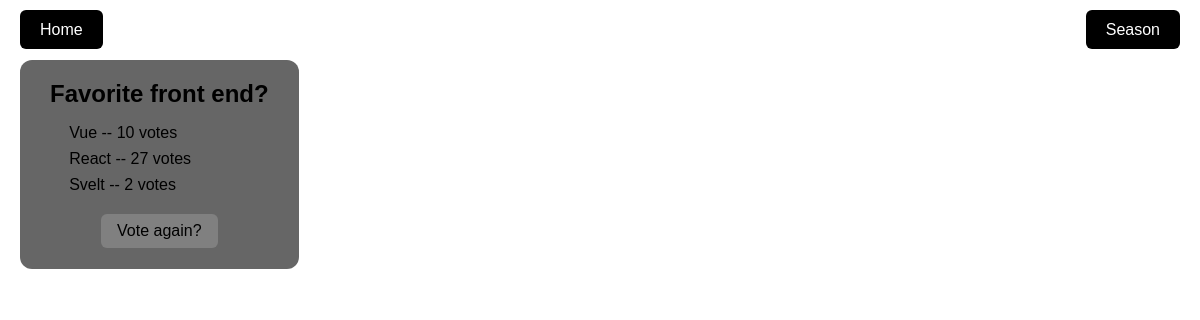
The page /polls/6/results/ on the database as committed earlier.
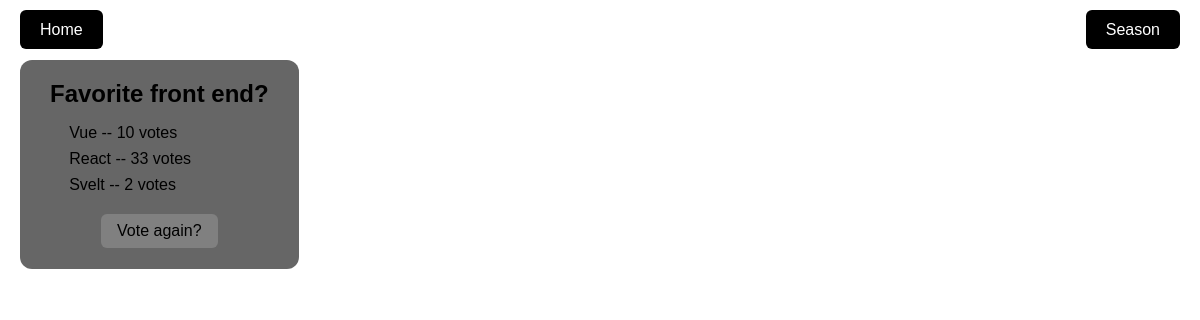
The same page on the database as committed later.
### polls/models.py (models this page shows, shortened)
class Choice(models.Model):
    question = models.ForeignKey(Question, on_delete=models.CASCADE) # the question obj this goes with
    choice_text = models.CharField(max_length=200) #
    image_url = models.CharField(max_length=500, blank=True, null=True)  # path to image
    image_size = models.CharField(
        max_length=20,
        choices=[("inline", "Inline Icon"), ("small", "Small"), ("medium", "Medium"), ("large", "Large")],
        default="medium",
    )
    votes = models.IntegerField(default=0)

### polls/views.py (the view)
# urls.py: path("<int:pk>/results/", views.ResultsView.as_view(), name="results"),
class ResultsView(generic.DetailView):
    model = Question
    template_name = "polls/results.html"

### polls/templates/polls/results.html (shortened to what this page needs)
{% extends "base.html" %}
{% load static %}
{% block content %}
<div id="content" class="results-page">
  <div class="text-box">
    <h2>{{ question.question_text }}</h2>
    <ul>
      {% for choice in question.choice_set.all %}
        <li class="choice-container {{ choice.image_size }}">
            <label>
              {{ choice.choice_text }} -- {{ choice.votes }} vote{{ choice.votes|pluralize }}
            </label>
        </li>
      {% endfor %}
    </ul>
    <a href="{% url 'polls:detail' question.id %}" class="btn">Vote again?</a>
  </div>
</div>
{% endblock %}

Rows that differ between the two databases and show on the page:
changed Choice "React": votes "27" → "33"
